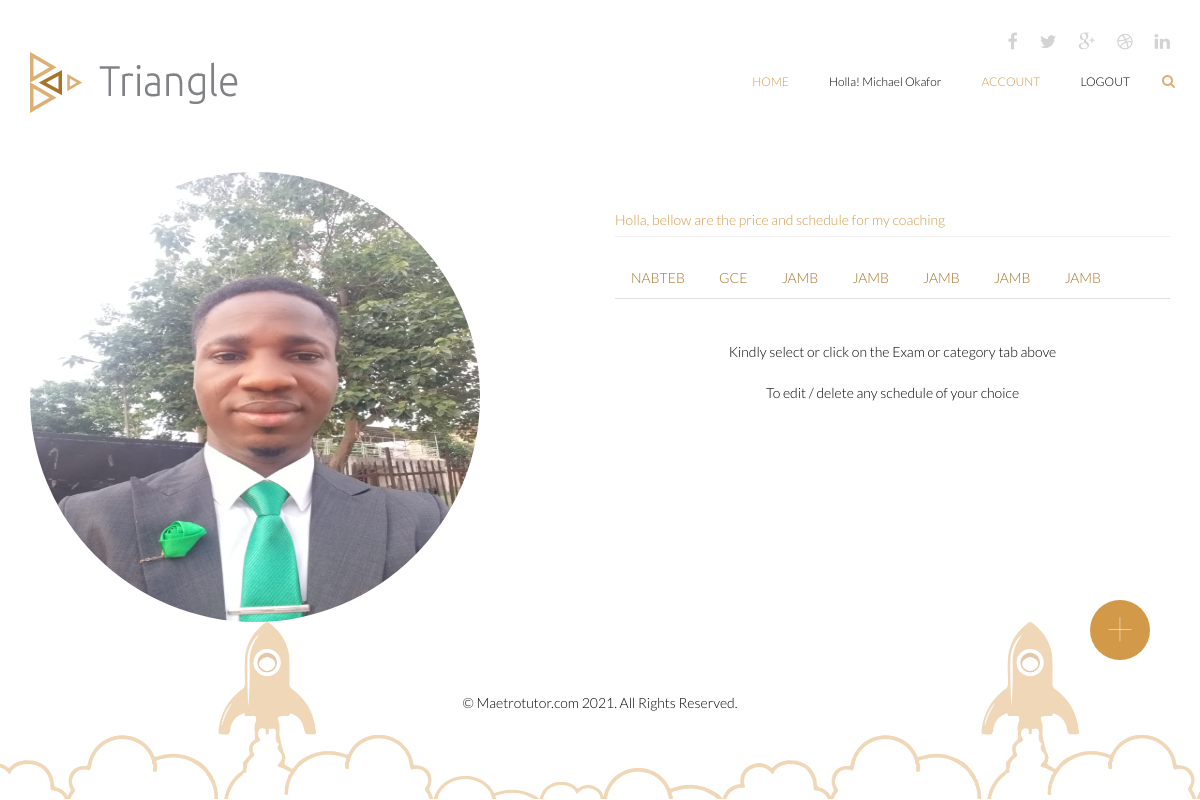
The app's page /services/ola.vicayo2016@gmail.com (signed in), older data.
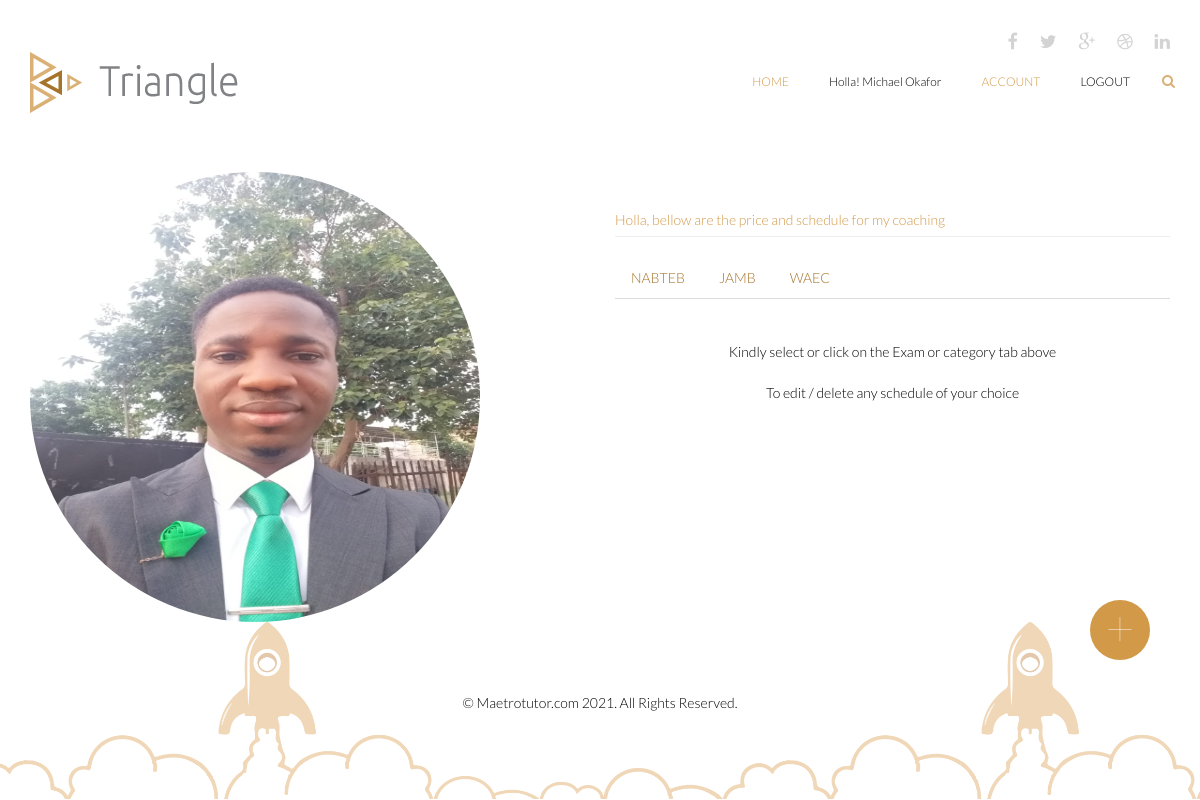
The same page, newer data.
### triangle/models.py (models this page shows)
class Bio(db.Model, UserMixin):
    id = db.Column(db.Integer, primary_key=True)
    user_id = db.Column(db.String(255), nullable=True)
    about = db.Column(db.String(1000), nullable=True)
    email = db.Column(db.String(255), unique=True, nullable=True)
    marital_status = db.Column(db.String(255), nullable=True)
    phone = db.Column(db.String(255), nullable=True)
    role = db.Column(db.String(255), nullable=True)
    education = db.Column(db.String(255), nullable=True)
    gender = db.Column(db.String(255), nullable=True)
    online = db.Column(db.String(255), nullable=True)
    address = db.Column(db.String(255), nullable=True)
    religion = db.Column(db.String(255), nullable=True)
    city = db.Column(db.String(255), nullable=True)
    country = db.Column(db.String(255), nullable=True)
    created_at = db.Column(db.DateTime(), default=datetime.utcnow)
    date_of_birth =db.Column(db.String(255), nullable=True)
    image = db.Column(db.String(255), nullable=True, default='default.jpg')
    tutor_image = db.Column(db.String(255), nullable=True, default='default.jpg')
    pro_status = db.Column(db.String(255), nullable=True, default= 0)
    online_status = db.Column(db.String(255), nullable=True, default= 0)
    bio_status = db.Column(db.String(255), nullable=True, default= 0)
    guarrantor_status = db.Column(db.String(255), nullable=True, default= 0)
    skill_status = db.Column(db.String(255), nullable=True, default= 0)
    subject_status = db.Column(db.String(255), nullable=True, default= 0)
    verify_status = db.Column(db.String(255), nullable=True, default= 0)
    activated_status = db.Column(db.String(255), nullable=True, default= 0)
    active = db.Column(db.Boolean())
    confirmed_at = db.Column(db.DateTime())

class Service(db.Model, UserMixin):
    id = db.Column(db.Integer, primary_key=True)
    name = db.Column(db.String(255), nullable=True)
    email = db.Column(db.String(255), nullable=True)
    meeting = db.Column(db.String(255), nullable=True)
    description = db.Column(db.String(255), nullable=True)
    available = db.Column(db.String(255), nullable=True)
    duration = db.Column(db.String(255), nullable=True)
    price = db.Column(db.String(255), nullable=True)
    week_price = db.Column(db.String(255), nullable=True)
    incase = db.Column(db.String(255), nullable=True)
    class_status = db.Column(db.String(255), nullable=True, default= 0)
    meeting_count = db.Column(db.String(255), nullable=True, default= 0)
    class_count = db.Column(db.String(255), nullable=True, default= 0)
    count = db.Column(db.String(255), nullable=True, default= 0)
    created_at = db.Column(db.DateTime(), default=datetime.utcnow)
    updated_at = db.Column(db.DateTime())
    activated_status = db.Column(db.String(255), nullable=True, default= 0)
    active = db.Column(db.Boolean())
    confirmed_at = db.Column(db.DateTime())

### triangle/routes.py (the view)
@app.route('/services/<email>')
@login_required
def service (email):
  user = User.query.get(email)
  users = User.query.filter_by(email=email)
  bios = Bio.query.filter_by(email = email)
  services = Service.query.filter_by(email=email)
  return render_template('/services.html',title='My Schedule', services = services, bios =bios, users = users)

### triangle/__init__.py (called while the page is built)
@login_manager.user_loader
def load_user(user_id):
	return User.query.get(int(user_id))

### triangle/templates/services.html (shortened to what this page needs)
{% extends 'layout/base.html' %}
{% block content %}
    <section id="portfolio-information" class="">
        <div class="container">
            <div class="row">
            {% for bio in bios %}
                <div class="col-sm-6">
                    <img src="{{url_for('static', filename='user_uploads/' + bio.image)}}"  class="card border-1 shadow-sm" alt="" id="md-imgg">
                </div>
                {% endfor %}
                <div class="col-sm-6">
  <div id="tab-container">
                <div class="row">
                    <div class="col-md-12">
                        <h5 class="page-header" style="color:#d29948">Holla, bellow are the price and schedule for my coaching</h5>
                    </div>
                    <div class="col-md-12">
                        <ul id="tab1" class="nav nav-tabs">
                           {% for service in services %}
                            <li class="active-in"><a  href="#tab1-{{service.name}}" data-toggle="tab">{{service.name}}</a></li>
                           {% endfor %}
                        </ul>
                        <div class="tab-content" style="">
                             <center >  <h5 style="padding: 15px">Kindly select or click on the Exam or category tab above </h5></center>
                         <center><h5>To edit / delete any schedule of your choice</h5></center>
                        </div>
                    </div>
                </div>
            </div>
                </div>
            </div>
            {% for bio in bios %}
           <div class="border-1 shadow-sm" style="background-color: #d29948; width:60px;height: 60px; border-radius: 50px; right:50px; position: fixed; top:75%; align-items: center; justify-content: center; ">
 <a href="{{url_for('add_service' ,email =bio.email )}}"> <h1 style="color:#ffffff; font-size:50px; text-align: center; align-items: center;font-weight: 100;justify-content: center;margin-top:0px">+</h1></a>
</div>
            {% endfor %}
        </div>
    </section>
   {% endblock %}

Row changes from the older to the newer data that the page shows:
removed Service: name "GCE"
removed Service: name "JAMB"
removed Service: name "JAMB"
removed Service: name "JAMB"
removed Service: name "JAMB"
added Service: name "WAEC"
